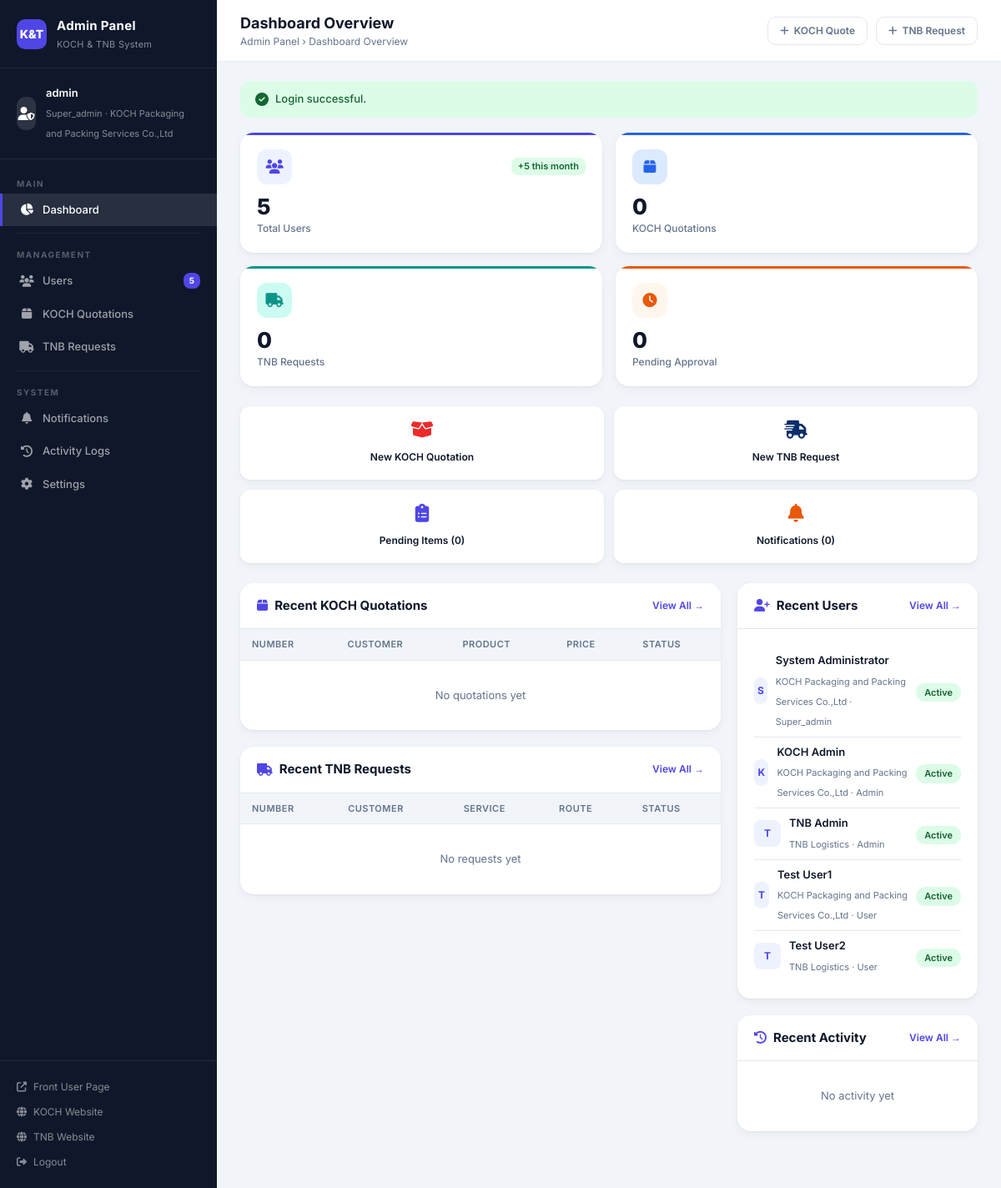
Page /admin/dashboard.php (signed in) on the committed database.
### tables this page shows
CREATE TABLE users (
    id INT AUTO_INCREMENT PRIMARY KEY,
    username VARCHAR(50) UNIQUE NOT NULL,
    email VARCHAR(100) UNIQUE NOT NULL,
    password_hash VARCHAR(255) NOT NULL,  
    first_name VARCHAR(100) NOT NULL,
    last_name VARCHAR(100) NOT NULL,
    nick_name VARCHAR(50),
    phone VARCHAR(20),
    role ENUM('super_admin', 'admin', 'manager', 'user') DEFAULT 'user',
    company_id INT NOT NULL,
    status ENUM('active', 'inactive', 'suspended', 'pending_verification') DEFAULT 'pending_verification',
    last_login TIMESTAMP NULL,
    email_verified BOOLEAN DEFAULT FALSE,
    email_verification_token VARCHAR(255),
    email_verification_expires TIMESTAMP NULL,
    password_reset_token VARCHAR(255),
    password_reset_expires TIMESTAMP NULL,
    login_attempts INT DEFAULT 0,
    locked_until TIMESTAMP NULL,
    avatar_url VARCHAR(255),
    department VARCHAR(100),
    position VARCHAR(100),
    created_at TIMESTAMP DEFAULT CURRENT_TIMESTAMP,
    updated_at TIMESTAMP DEFAULT CURRENT_TIMESTAMP ON UPDATE CURRENT_TIMESTAMP,
    FOREIGN KEY (company_id) REFERENCES companies(id),
    INDEX idx_email (email),
    INDEX idx_username (username),
    INDEX idx_company_role (company_id, role),
    INDEX idx_status (status)
);

CREATE TABLE companies (
    id INT AUTO_INCREMENT PRIMARY KEY,
    name VARCHAR(100) NOT NULL,
    code VARCHAR(10) UNIQUE NOT NULL,  
    description TEXT,
    logo_url VARCHAR(255),
    primary_color VARCHAR(7),  
    secondary_color VARCHAR(7),  
    website_url VARCHAR(255),
    contact_email VARCHAR(255),
    contact_phone VARCHAR(50),
    address TEXT,
    tax_id VARCHAR(50),
    branch_code VARCHAR(20),
    is_active BOOLEAN DEFAULT TRUE,
    created_at TIMESTAMP DEFAULT CURRENT_TIMESTAMP,
    updated_at TIMESTAMP DEFAULT CURRENT_TIMESTAMP ON UPDATE CURRENT_TIMESTAMP
);

### admin/dashboard.php (the view, shortened to what the rows shown need)
<?php
require_once __DIR__ . '/includes/admin.php';
$pdo = Database::connection();
$user = require_admin_user();
$isSuperAdmin = in_array((string) $user['role'], ['super_admin'], true);
$companyId = $isSuperAdmin ? null : (int) $user['company_id'];
$recentUsers = admin_recent_users($pdo, $companyId, 5);
$section = $_GET['section'] ?? 'overview';
function admin_status_badge(string $status): string {
    $m = ['pending'=>['#fff3e0','#e65100','Pending'],'processing'=>['#e3f2fd','#1565c0','Processing'],'quoted'=>['#f3e5f5','#7b1fa2','Quoted'],'approved'=>['#e8f5e9','#2e7d32','Approved'],'in_transit'=>['#e0f7fa','#00838f','In Transit'],'delivered'=>['#e8f5e9','#1b5e20','Delivered'],'completed'=>['#e0f2f1','#00695c','Completed'],'rejected'=>['#fbe9e7','#bf360c','Rejected'],'cancelled'=>['#efebe9','#4e342e','Cancelled'],'active'=>['#dcfce7','#166534','Active'],'inactive'=>['#f1f5f9','#64748b','Inactive'],'suspended'=>['#fee2e2','#991b1b','Suspended']];
    $s = $m[$status] ?? ['#f5f5f5','#616161',$status];
    return '<span style="display:inline-block;padding:3px 10px;border-radius:20px;font-size:11px;font-weight:600;background:'.$s[0].';color:'.$s[1].'">'.h($s[2]).'</span>';
}
$sectionTitles = ['overview'=>'Dashboard Overview','users'=>'User Management','koch_quotations'=>'KOCH Quotations','tnb_quotations'=>'TNB Requests','notifications'=>'Notifications','activity'=>'Activity Logs','settings'=>'System Settings'];
?>
<!DOCTYPE html>
<html lang="th">
<head>
<link rel="stylesheet" href="https://cdnjs.cloudflare.com/ajax/libs/font-awesome/6.5.1/css/all.min.css"/>
</head>
<body>
<aside class="sidebar" id="sidebar">
    <div class="sb-brand">
        <h2>Admin Panel<small>KOCH & TNB System</small></h2>
    </div>
    <div class="sb-user">
        <div class="info">
            <h4><?php echo h($user['username']); ?></h4>
            <span><?php echo h(ucfirst((string) $user['role'])); ?> &middot; <?php echo h((string) $user['company_name']); ?></span>
        </div>
    </div>
</aside>
<div class="main">
    <div class="topbar">
        <div class="topbar-left">
            <div>
                <h1><?php echo $sectionTitles[$section] ?? 'Dashboard';?></h1>
            </div>
        </div>
    </div>
    <div class="content">
<?php if($section==='overview'): ?>
<div class="grid-3">
    <div>
        <div class="card">
            <div class="card-h"><h2><i class="fas fa-box"></i> Recent KOCH Quotations</h2><a href="?section=koch_quotations" class="link">View All &rarr;</a></div>
            <div class="card-b" style="padding:0"><div class="tbl-wrap"><table class="tbl"><thead><tr><th>Number</th><th>Customer</th><th>Product</th><th>Price</th><th>Status</th></tr></thead></table></div></div>
        </div>
        <div class="card">
            <div class="card-h"><h2><i class="fas fa-truck"></i> Recent TNB Requests</h2><a href="?section=tnb_quotations" class="link">View All &rarr;</a></div>
            <div class="card-b" style="padding:0"><div class="tbl-wrap"><table class="tbl"><thead><tr><th>Number</th><th>Customer</th><th>Service</th><th>Route</th><th>Status</th></tr></thead></table></div></div>
        </div>
    </div>
    <div>
        <div class="card">
            <div class="card-h"><h2><i class="fas fa-user-plus"></i> Recent Users</h2><a href="?section=users" class="link">View All &rarr;</a></div>
            <div class="card-b">
            <?php if($recentUsers===[]):?><p style="text-align:center;color:var(--muted);padding:20px 0;font-size:13px">No users yet</p>
            <?php else: foreach($recentUsers as $u):?>
                <div class="user-row" style="padding:8px 0;border-bottom:1px solid var(--border);<?php echo end($recentUsers)===$u?'border:none':'';?>">
                    <div class="u-avatar"><?php echo strtoupper(substr((string)($u['first_name']??$u['username']),0,1));?></div>
                    <div class="u-info">
                        <h4><?php echo h(trim(($u['first_name']??'').' '.($u['last_name']??''))?:$u['username']);?></h4>
                        <span><?php echo h((string)($u['company_name']??'-'));?> &middot; <?php echo h(ucfirst((string)$u['role']));?></span>
                    </div>
                    <div style="margin-left:auto"><?php echo admin_status_badge((string)$u['status']);?></div>
                </div>
            <?php endforeach; endif;?>
            </div>
        </div>
        <div class="card">
            <div class="card-h"><h2><i class="fas fa-history"></i> Recent Activity</h2><a href="?section=activity" class="link">View All &rarr;</a></div>
        </div>
    </div>
</div>
<?php endif; ?>
    </div>
</div>
</body>
</html>

### rows in the picture
users: username "admin", role "Super_admin", first_name "S", first_name+last_name "System Administrator", company.name "KOCH Packaging and Packing Services Co.,Ltd", status "Active"
companies: name "KOCH Packaging and Packing Services Co.,Ltd"
users: first_name "K", first_name+last_name "KOCH Admin", company.name "KOCH Packaging and Packing Services Co.,Ltd", role "Admin", status "Active"
users: first_name "T", first_name+last_name "TNB Admin", company.name "TNB Logistics", role "Admin", status "Active"
users: first_name "T", first_name+last_name "Test User1", company.name "KOCH Packaging and Packing Services Co.,Ltd", role "User", status "Active"
users: first_name "T", first_name+last_name "Test User2", company.name "TNB Logistics", role "User", status "Active"

### other values in the picture
$stats['users'] "5"
$sectionTitles[$section] "Dashboard Overview"
$successMessage "Login successful."
$ext['new_users_month'] "5"
$stats['koch_quotations'] "0"
$stats['tnb_quotations'] "0"
$totalPending "0"
$stats['unread_notifications'] "0"
